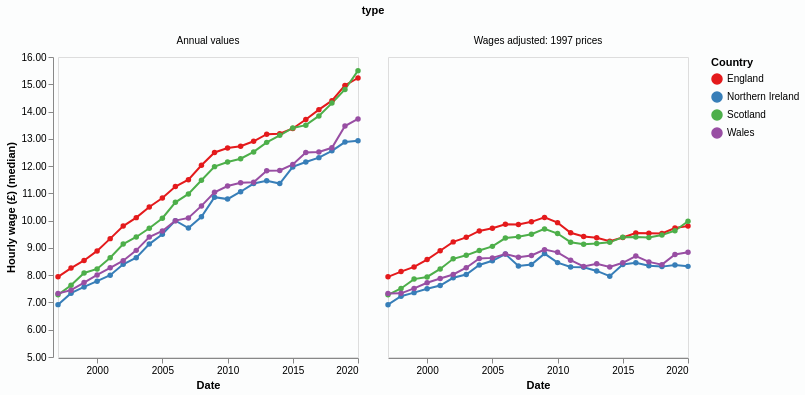

This figure's Vega-Lite source:
### Vega-Lite specification from a JSON file in a GitHub repository (floating-point values rounded to 4 significant figures; data arrays with more than 128 entries replaced by an {"elided": "..."} marker saying what was removed)
{"$schema": "https://vega.github.io/schema/vega-lite/v5.json", "data": {"values": {"elided": "672 records"}, "format": {"parse": {"region": "string", "year": "date"}}}, "config": {"background": "#FcFdFd"}, "facet": {"column": {"field": "type", "type": "nominal", "sort": ["Annual Values", "Adjusted: 1997 prices"]}}, "spec": {"mark": {"type": "line", "point": true}, "encoding": {"x": {"field": "year", "type": "temporal", "timeUnit": "year", "axis": {"title": "Date", "grid": false, "tickCount": 7, "labelOverlap": "greedy"}}, "y": {"field": "wage", "type": "quantitative", "axis": {"title": "Hourly wage (£) (median)", "grid": false, "format": ".2f"}, "scale": {"domain": [5, 16]}}, "color": {"field": "region", "type": "nominal", "scale": {"scheme": "set1"}, "title": "Country"}, "opacity": {"value": 1}, "tooltip": [{"field": "year", "type": "temporal", "timeUnit": "year", "title": "Date"}, {"field": "wage", "type": "quantitative", "title": "Median wage", "format": ".2f"}, {"field": "region", "type": "nominal", "title": "Country"}]}, "transform": [{"filter": {"field": "region", "oneOf": ["England", "Scotland", "Wales", "Northern Ireland"]}}]}, "columns": 2}
